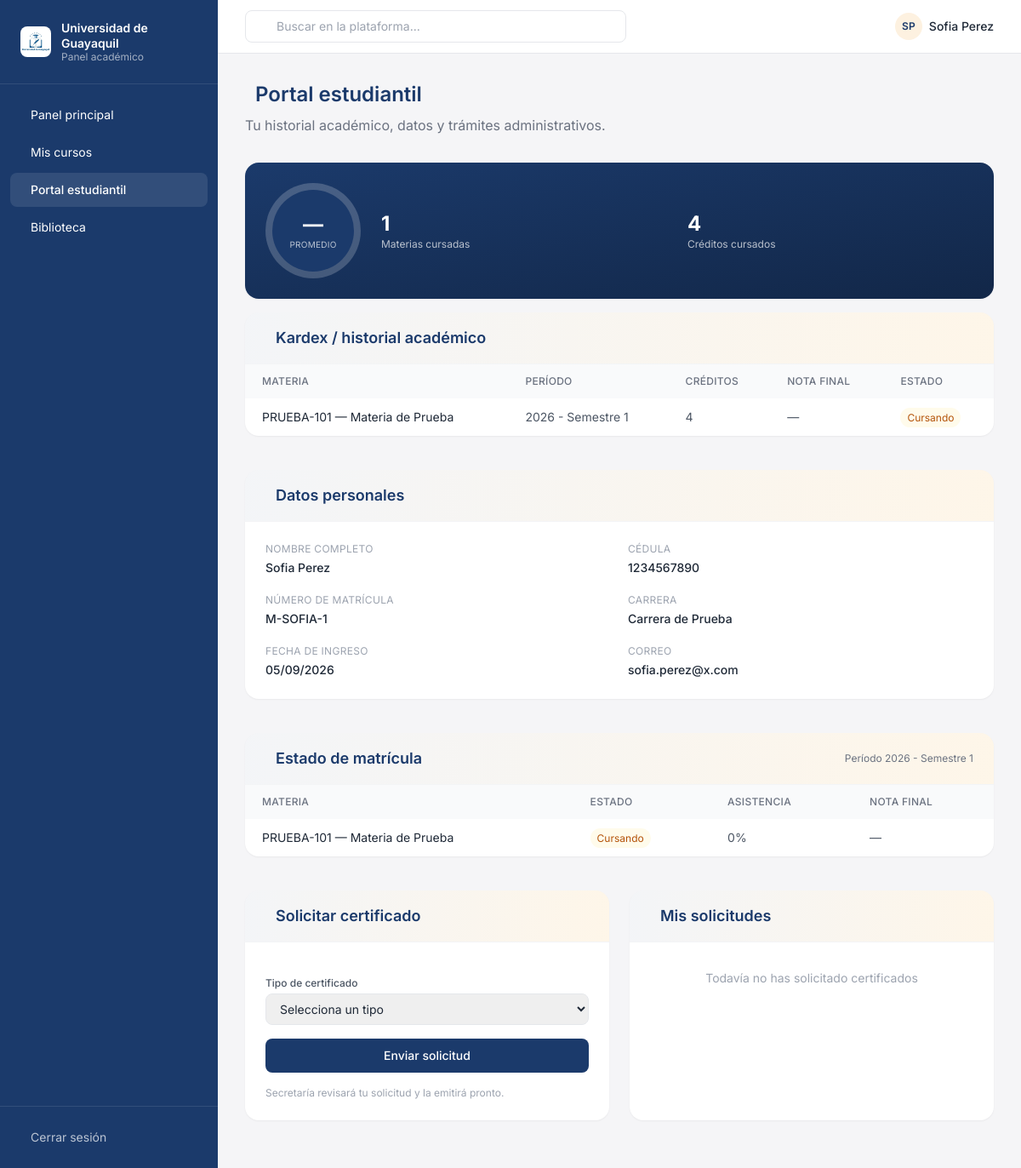
Page /portal-estudiantil/ (signed in) on the earlier database version.
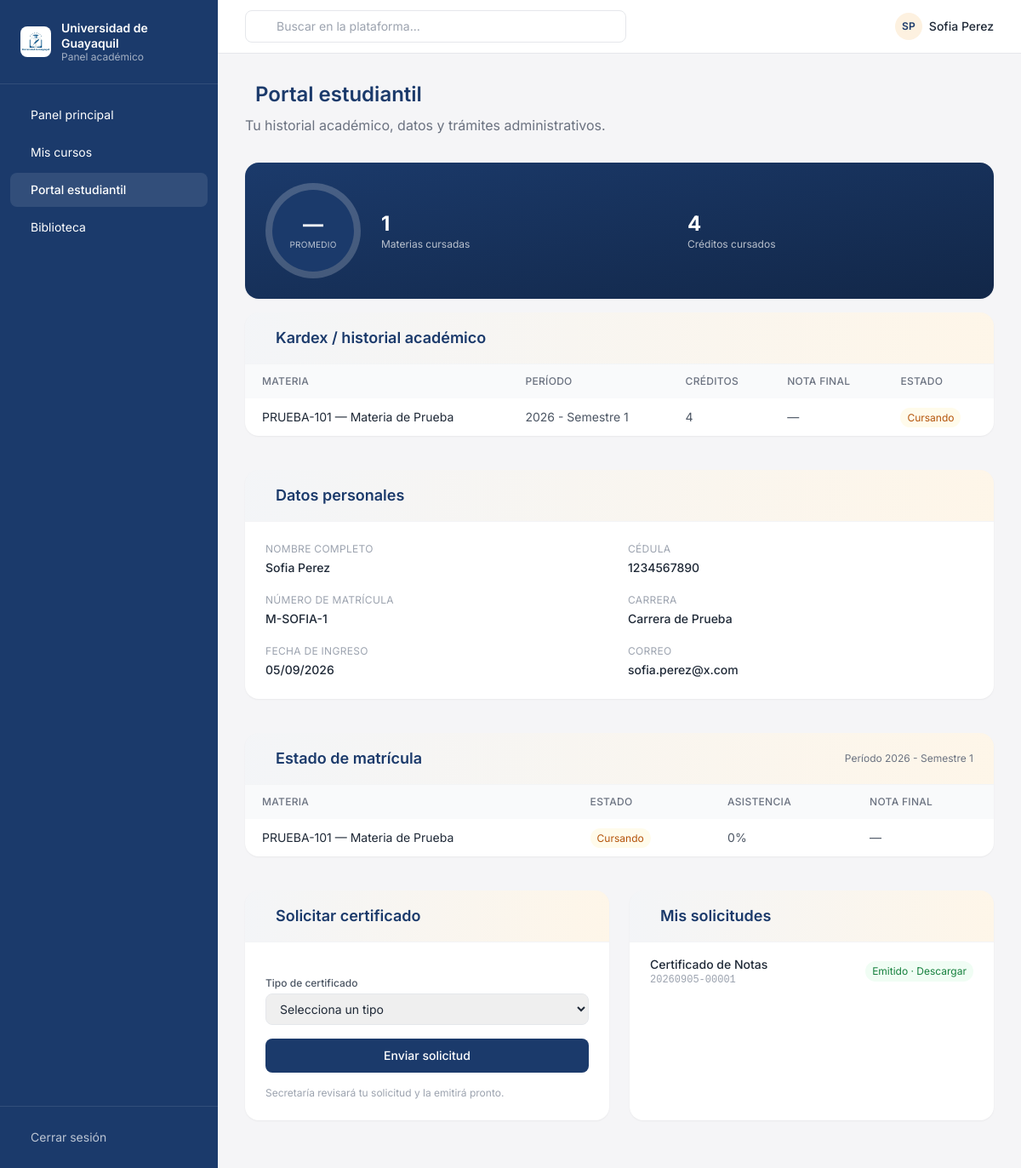
Same page on the later database version.
### plataforma/models.py (models this page shows, shortened)
class Matricula(models.Model):
    ESTADOS = [
        ('Cursando', 'Cursando'),
        ('Aprobado', 'Aprobado'),
        ('Reprobado', 'Reprobado'),
        ('Retirado', 'Retirado'),
    ]
    estudiante = models.ForeignKey(User, on_delete=models.CASCADE, related_name='matriculas')
    periodo = models.ForeignKey(Periodo, on_delete=models.CASCADE, related_name='matriculas')
    materia = models.ForeignKey(Materia, on_delete=models.CASCADE, related_name='matriculas')
    fecha_matricula = models.DateField(auto_now_add=True)
    estado = models.CharField(max_length=20, choices=ESTADOS, default='Cursando')
    nota_final = models.FloatField(
        null=True,
        blank=True,
        validators=[MinValueValidator(0), MaxValueValidator(100)]
    )
    asistencia = models.IntegerField(default=0, validators=[MinValueValidator(0), MaxValueValidator(100)])
    class Meta:
        verbose_name_plural = "Matrículas"
        unique_together = ('estudiante', 'materia', 'periodo')

class Materia(models.Model):
    nombre = models.CharField(max_length=100)
    codigo = models.CharField(max_length=20, unique=True)
    carrera = models.ForeignKey(Carrera, on_delete=models.CASCADE, related_name='materias')
    creditos = models.IntegerField(default=4)
    descripcion = models.TextField(blank=True)
    profesor = models.CharField(max_length=100, blank=True)  # legado: se conserva por datos existentes
    docente = models.ForeignKey(
        'PerfilDocente',
        on_delete=models.SET_NULL,
        null=True,
        blank=True,
        related_name='materias'
    )
    class Meta:
        verbose_name_plural = "Materias"

class Periodo(models.Model):
    nombre = models.CharField(max_length=20)  # 2026-1, 2026-2
    fecha_inicio = models.DateField()
    fecha_fin = models.DateField()
    activo = models.BooleanField(default=True)
    class Meta:
        verbose_name_plural = "Períodos"

class Certificado(models.Model):
    TIPOS = [
        ('matricula', 'Certificado de Matrícula'),
        ('notas', 'Certificado de Notas'),
        ('asistencia', 'Certificado de Asistencia'),
    ]
    ESTADOS = [
        ('Pendiente', 'Pendiente'),
        ('Emitido', 'Emitido'),
        ('Rechazado', 'Rechazado'),
    ]
    estudiante = models.ForeignKey(User, on_delete=models.CASCADE, related_name='certificados')
    carrera = models.ForeignKey(Carrera, on_delete=models.CASCADE)
    tipo = models.CharField(max_length=50, choices=TIPOS)
    estado = models.CharField(max_length=20, choices=ESTADOS, default='Emitido')
    fecha_emision = models.DateField(null=True, blank=True)
    codigo_verificacion = models.CharField(max_length=20, unique=True)
    qr_code = cloudinary.models.CloudinaryField('qr_codes', null=True, blank=True)
    class Meta:
        verbose_name_plural = "Certificados"

### plataforma/views.py (the view)
        def wrapper(request, *args, **kwargs):
            if not request.user.is_authenticated:
                return redirect('login')
            try:
                perfil = PerfilUsuario.objects.get(user=request.user)
                if perfil.rol not in roles_permitidos:
                    messages.error(request, "❌ No tienes permisos para acceder a esta sección")
                    return redirect('index')
            except PerfilUsuario.DoesNotExist:
                messages.error(request, "❌ Tu perfil no está configurado")
                return redirect('index')
            return view_func(request, *args, **kwargs)

### plataforma/views.py (called while the page is built)
def rol_requerido(*roles_permitidos):
    def decorator(view_func):
        def wrapper(request, *args, **kwargs):
            if not request.user.is_authenticated:
                return redirect('login')
            try:
                perfil = PerfilUsuario.objects.get(user=request.user)
                if perfil.rol not in roles_permitidos:
                    messages.error(request, "❌ No tienes permisos para acceder a esta sección")
                    return redirect('index')
            except PerfilUsuario.DoesNotExist:
                messages.error(request, "❌ Tu perfil no está configurado")
                return redirect('index')
            return view_func(request, *args, **kwargs)
        return wrapper
    return decorator

### plataforma/templates/plataforma/portal_estudiantil.html (shortened to what the changed rows need)
{% extends "plataforma/base.html" %}
{% block content %}
<div class="max-w-5xl mx-auto">
    <div class="flex items-center gap-3 mb-2">
        <h1 class="text-2xl font-semibold text-navy">Portal estudiantil</h1>
    </div>
    <div class="bg-white rounded-card shadow-sm overflow-hidden mb-10">
        <div class="bg-gradient-to-r from-navy/5 to-gold/10 px-6 py-4 flex items-center gap-3 border-b border-gray-100">
            <h2 class="text-lg font-semibold text-navy">Kardex / historial académico</h2>
        </div>
        <div class="overflow-x-auto">
            <table class="w-full text-sm">
                <thead class="bg-gray-50 text-gray-500 text-xs uppercase tracking-wide">
                    <tr>
                        <th class="text-left px-5 py-3 font-medium">Materia</th>
                        <th class="text-left px-5 py-3 font-medium">Período</th>
                        <th class="text-left px-5 py-3 font-medium">Créditos</th>
                        <th class="text-left px-5 py-3 font-medium">Nota final</th>
                        <th class="text-left px-5 py-3 font-medium">Estado</th>
                    </tr>
                </thead>
                <tbody class="divide-y divide-gray-100">
                    {% for item in cursos %}
                    <tr class="hover:bg-gray-50">
                        <td class="px-5 py-3 text-gray-800">{{ item.matricula.materia.codigo }} — {{ item.matricula.materia.nombre }}</td>
                        <td class="px-5 py-3 text-gray-600">{{ item.matricula.periodo.nombre }}</td>
                        <td class="px-5 py-3 text-gray-600">{{ item.matricula.materia.creditos }}</td>
                        <td class="px-5 py-3 text-gray-600">{{ item.matricula.nota_final|default:"—" }}</td>
                        <td class="px-5 py-3">
                            {% if item.matricula.estado == 'Aprobado' %}
                            <span class="text-xs px-2 py-1 rounded-full bg-green-50 text-green-700">Aprobado</span>
                            {% elif item.matricula.estado == 'Reprobado' %}
                            <span class="text-xs px-2 py-1 rounded-full bg-red-50 text-red-700">Reprobado</span>
                            {% elif item.matricula.estado == 'Retirado' %}
                            <span class="text-xs px-2 py-1 rounded-full bg-gray-100 text-gray-600">Retirado</span>
                            {% else %}
                            <span class="text-xs px-2 py-1 rounded-full bg-amber-50 text-amber-700">Cursando</span>
                            {% endif %}
                        </td>
                    </tr>
                    {% empty %}
                    <tr><td colspan="5" class="text-center px-5 py-8 text-gray-400">Todavía no tienes materias registradas</td></tr>
                    {% endfor %}
                </tbody>
            </table>
        </div>
    </div>
    <div class="bg-white rounded-card shadow-sm overflow-hidden mb-10">
        <div class="bg-gradient-to-r from-navy/5 to-gold/10 px-6 py-4 flex items-center gap-3 border-b border-gray-100">
            <h2 class="text-lg font-semibold text-navy">Datos personales</h2>
        </div>
    </div>
    <div class="bg-white rounded-card shadow-sm overflow-hidden mb-10">
        <div class="bg-gradient-to-r from-navy/5 to-gold/10 px-6 py-4 flex items-center justify-between border-b border-gray-100">
            <div class="flex items-center gap-3">
                <h2 class="text-lg font-semibold text-navy">Estado de matrícula</h2>
            </div>
        </div>
        {% if not periodo_activo %}
        <p class="text-center px-5 py-8 text-gray-400 text-sm">No hay un período activo configurado.</p>
        {% else %}
        <div class="overflow-x-auto">
            <table class="w-full text-sm">
                <thead class="bg-gray-50 text-gray-500 text-xs uppercase tracking-wide">
                    <tr>
                        <th class="text-left px-5 py-3 font-medium">Materia</th>
                        <th class="text-left px-5 py-3 font-medium">Estado</th>
                        <th class="text-left px-5 py-3 font-medium">Asistencia</th>
                        <th class="text-left px-5 py-3 font-medium">Nota final</th>
                    </tr>
                </thead>
                <tbody class="divide-y divide-gray-100">
                    {% for item in matriculas_activas %}
                    <tr class="hover:bg-gray-50">
                        <td class="px-5 py-3 text-gray-800">{{ item.matricula.materia.codigo }} — {{ item.matricula.materia.nombre }}</td>
                        <td class="px-5 py-3">
                            {% if item.matricula.estado == 'Aprobado' %}
                            <span class="text-xs px-2 py-1 rounded-full bg-green-50 text-green-700">Aprobado</span>
                            {% elif item.matricula.estado == 'Reprobado' %}
                            <span class="text-xs px-2 py-1 rounded-full bg-red-50 text-red-700">Reprobado</span>
                            {% elif item.matricula.estado == 'Retirado' %}
                            <span class="text-xs px-2 py-1 rounded-full bg-gray-100 text-gray-600">Retirado</span>
                            {% else %}
                            <span class="text-xs px-2 py-1 rounded-full bg-amber-50 text-amber-700">Cursando</span>
                            {% endif %}
                        </td>
                        <td class="px-5 py-3 text-gray-600">{{ item.matricula.asistencia }}%</td>
                        <td class="px-5 py-3 text-gray-600">{{ item.matricula.nota_final|default:"—" }}</td>
                    </tr>
                    {% empty %}
                    <tr><td colspan="4" class="text-center px-5 py-8 text-gray-400">No estás matriculado en materias este período</td></tr>
                    {% endfor %}
                </tbody>
            </table>
        </div>
        {% endif %}
    </div>
    <div class="grid gap-6 lg:grid-cols-2 mb-6">
        <div class="bg-white rounded-card shadow-sm overflow-hidden">
            <div class="bg-gradient-to-r from-navy/5 to-gold/10 px-6 py-4 flex items-center gap-3 border-b border-gray-100">
                <h2 class="text-lg font-semibold text-navy">Solicitar certificado</h2>
            </div>
        </div>
        <div class="bg-white rounded-card shadow-sm overflow-hidden">
            <div class="bg-gradient-to-r from-navy/5 to-gold/10 px-6 py-4 flex items-center gap-3 border-b border-gray-100">
                <h2 class="text-lg font-semibold text-navy">Mis solicitudes</h2>
            </div>
            <div class="divide-y divide-gray-100">
                {% for c in certificados %}
                <div class="px-6 py-4 flex items-center justify-between gap-3">
                    <div class="min-w-0">
                        <p class="text-sm font-medium text-gray-800 truncate">{{ c.get_tipo_display }}</p>
                        <p class="text-xs text-gray-400 font-mono">{{ c.codigo_verificacion }}</p>
                    </div>
                    {% if c.estado == 'Pendiente' %}
                    <span class="text-xs px-2 py-1 rounded-full bg-amber-50 text-amber-700 whitespace-nowrap">Pendiente</span>
                    {% elif c.estado == 'Rechazado' %}
                    <span class="text-xs px-2 py-1 rounded-full bg-red-50 text-red-700 whitespace-nowrap">Rechazado</span>
                    {% else %}
                    <a href="{% url 'descargar_certificado' c.id %}" class="text-xs px-2 py-1 rounded-full bg-green-50 text-green-700 hover:bg-green-100 whitespace-nowrap">
                        Emitido · Descargar
                    </a>
                    {% endif %}
                </div>
                {% empty %}
                <p class="text-center px-5 py-8 text-gray-400 text-sm">Todavía no has solicitado certificados</p>
                {% endfor %}
            </div>
        </div>
    </div>
</div>
{% endblock %}

Differences in the rows shown:
added Certificado: tipo "Certificado de Notas", codigo_verificacion "20260905-00001", estado "Emitido · Descargar"
Other differences:
text no longer shown: "Todavía no has solicitado certificados"
